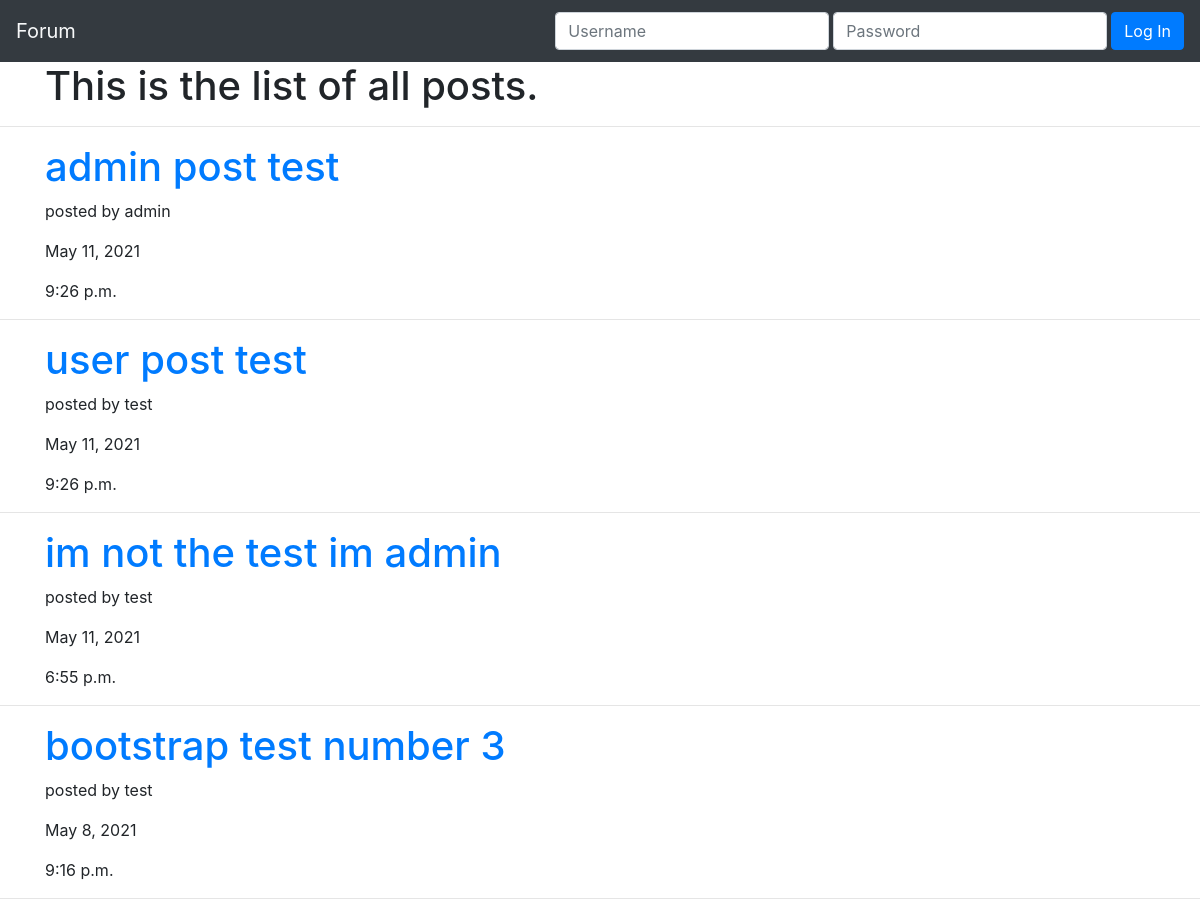
The app's page /posts/ (upper part), older data.
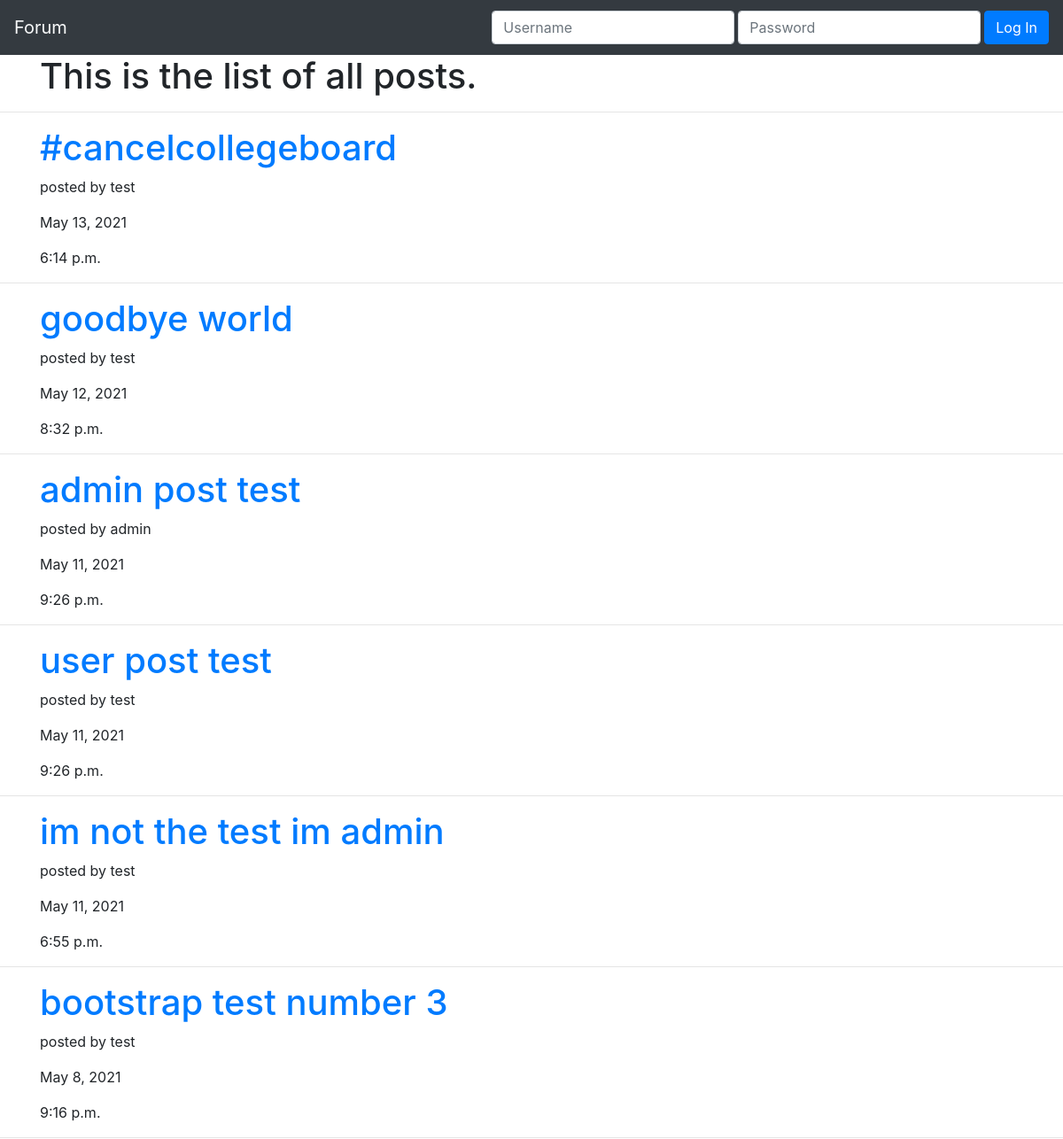
The same page, newer data.
### post/models.py (models this page shows, shortened)
class Post(models.Model):
    id = models.BigAutoField(primary_key=True)
    userPosted = models.ForeignKey(User, on_delete=models.CASCADE,null=True, blank=True)
    thread = models.ForeignKey(Thread, on_delete=models.CASCADE,null=True, blank=True)
    title = models.CharField(max_length=30)
    content = models.CharField(max_length=2000)
    pub_date = models.DateTimeField('date published')

### post/views.py (the view, shortened to what this page needs)
# urls.py: path('posts/', views.MainPage.as_view()),
class MainPage(View):
    def get(self, request):
        post_objects = Post.objects.order_by("-pub_date")
        context = {"post_objects": post_objects}
        return render(request, "post/index.html", context)

### post/templates/post/index.html (shortened to what this page needs)
<!DOCTYPE html>
<html lang="en">
<head>
    <link rel="stylesheet" href="https://maxcdn.bootstrapcdn.com/bootstrap/4.0.0/css/bootstrap.min.css"
 />
</head>
<body>
    <nav class="navbar navbar-expand-lg navbar-dark bg-dark">
        <a class="navbar-brand text-light">Forum</a>
        {% if user.is_authenticated %}
        <!-- If someone is logged in, we welocme them and give them <thead>
                opportunity to log out. -->
        <div class="collapse navbar-collapse" id="navbarText">
            <ul class="navbar-nav mr-auto">
                <!-- <li class="nav-item">
                    <span class="navbar-text"> Welcome, {{user}}! </span>
                </li> -->
                <li class="nav-item">
                    <a class="nav-link" href="../new/">Create Post</a>
                </li>
            </ul>
            <span class="navbar-text mr-3">
                Welcome, {{user}}!
            </span>
            <form class="form-inline" action="" method="POST">
                {% csrf_token %}
                <input type="hidden" name="logout" value="logout"></input>
                <button type="submit" class="btn btn-danger">Logout</button>
            </form>
        </div>
        {% else %}
        <div class="collapse navbar-collapse" id="navbarText">
            <form class="form-inline ml-auto" action="" method="POST">
                <input type="text" class="form-control mr-1 my-1" name="username" id="username" placeholder="Username" required />
                <input type="password" class="form-control mr-1 my-1" name="password" id="password" placeholder="Password" required />
                <button class="btn btn-primary my-2 my-sm-0" type="submit">
                    Log In
                </button>
            </form>
        </div>
        {% endif %}
    </nav>
    <div class="container">
        <h1>This is the list of all posts.</h1>
    </div>
    <hr />
    {% for post in post_objects %}
    <div class="container">
        <h1><a href="/posts/{{post.id}}">{{post.title}}</a></h1>
        <p>posted by {{post.userPosted}}</p>
        <p>{{post.pub_date.date}}</p>
        <p>{{post.pub_date.time}}</p>
    </div>
    <hr />
    {% endfor %}
</body>
</html>

Row changes from the older to the newer data that the page shows:
added Post: title "#cancelcollegeboard", userPosted "test", pub_date "May 13, 2021", pub_date.time "6:14 p.m."
added Post: title "goodbye world", userPosted "test", pub_date "May 12, 2021", pub_date.time "8:32 p.m."
